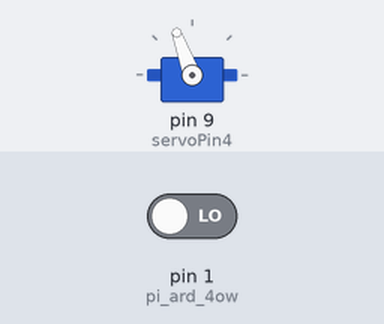
The sketch below on a simulated Arduino Uno, built with avr-gcc and run on an emulated ATmega328P. On the bench: servo. The inputs (shaded band) are chosen by the test bench; at power-on: pin 1 (pi_ard_4ow) LOW.

Above: at 1.8 s.
1.9 s: pin 1 (pi_ard_4ow) driven HIGH
At 3.1 s:
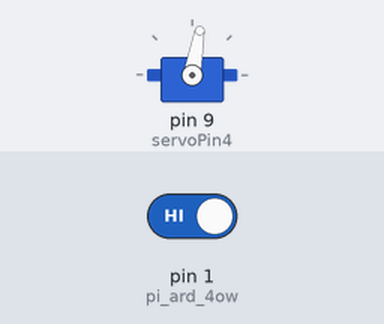
Timing chart, 0 to 4.9 s (numbered marks = the images above; inputs shaded):
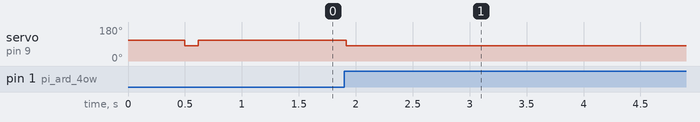

Measured:
- after the input at 1.9 s, servo on pin 9 (servoPin4): 110° → 80° at once

The sketch:

wheel_only_ard_nano.ino
```cpp
#include<Servo.h>
Servo servo4;     // Servo 4 = running-wheel brake
//Constants
const int slowness = 500;   //slowness factor, us wait between 1deg movements, change to set door speed
//servo pin
const int servoPin4 = 9;// brake servo in running wheel
//break servo angles: determine empirically
const int RELEASE_WHEEL = 80;//Angle of 80 degrees -> WHEEL is free
const int BRAKE_WHEEL = 110;//CLAMPED
//command inputs from Pi
const int pi_ard_4ow = 1;//release running wheel
//Variables
int pos4_current = RELEASE_WHEEL; //initial position variables for servos
int pos4_target = RELEASE_WHEEL;

void setup()
{
  pinMode(pi_ard_4ow, INPUT);
  servo4.attach(servoPin4);
  servo4.write(BRAKE_WHEEL);
  delay(500);
  servo4.write(RELEASE_WHEEL);
  delay(100);
}

void loop()
{
    //servo movement loops
    if (pos4_current<pos4_target) //SERVO 4
    {
        pos4_current=pos4_current+1;
        servo4.write(pos4_current);
        delayMicroseconds(slowness);
    }
    if (pos4_current>pos4_target)
    {
        pos4_current=pos4_current-1;
        servo4.write(pos4_current);
        delayMicroseconds(slowness);
    }
    //target commands
    //SERVO 4
    if ((digitalRead(pi_ard_4ow) == HIGH))
    {
        pos4_target=RELEASE_WHEEL;
    }
    else
    {
        pos4_target=BRAKE_WHEEL;
    }
}//void loop end
```
